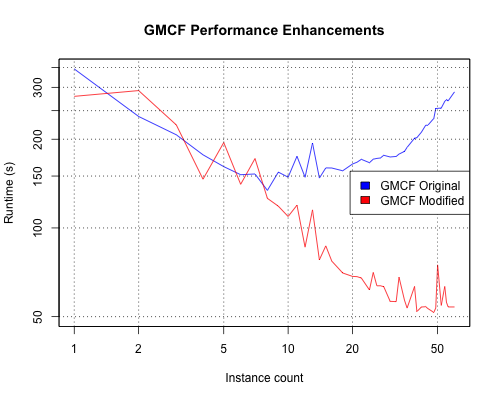

Source code (R):
data <- read.table("GMCF-before-after-fixed-area.input", header=T, sep="\t")

y_range = range(50, data$before, data$after, na.rm=TRUE)
x_range = range(data$processes)

plot_colours <- c("blue", "red")

png(filename="GMCF-before-after-fixed-area.png", height=400, width=500, bg="white")

plot(data$processes, data$before, log="xy",type="o", col=plot_colours[1], ylim=y_range, xlim=x_range, axes=TRUE, ann=FALSE)

lines(data$processes, data$after, type="o", col=plot_colours[2], ylim=y_range, xlim=x_range, ann=FALSE)

abline(v=c(1, 2, 5, 10, 20, 50), col="grey10", lty="dotted")
abline(h=c(50, 100, 150, 200, 250, 300, 350), col="grey10", lty="dotted")

legend("right", legend = c("GMCF Original", "GMCF Modified"), fill=plot_colours)

title(main="GMCF Performance Enhancements")
title(xlab="Instance count")
title(ylab="Runtime (s)")

box()
